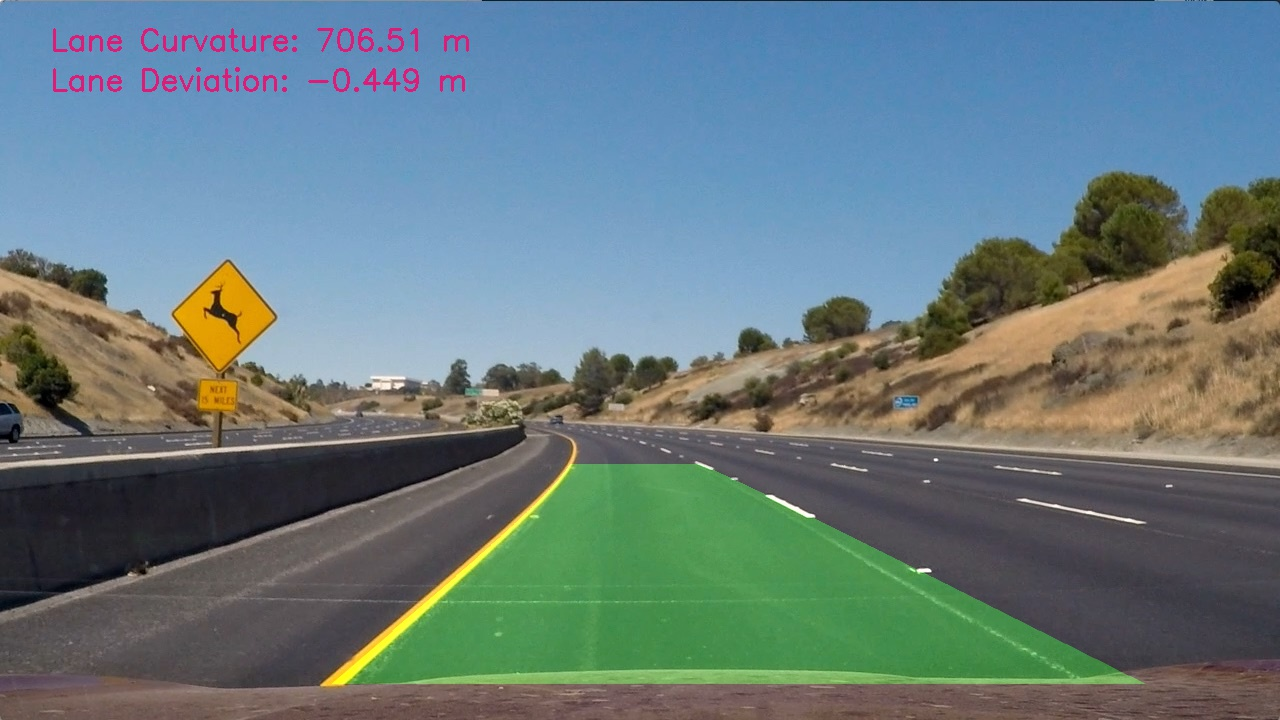
#> input picture output_images/test2.jpg, 1280 x 720 px, given as the content of the folder camera_cal, which was not available
$ python AdvancedLaneFinding.py   (older library calls are emulated)
#> lines starting #> are read from the running program, lines starting #| are printed output that depends on the picture; pictures that were not available may be replaced by others from this repository, and a replacement may not be noted

# coding: utf-8

# In[194]:


import pickle
import cv2
import numpy as np
import matplotlib.pyplot as plt
import matplotlib.image as mpimg
import glob
get_ipython().magic('matplotlib inline')

nx = 9 #The number of inside corners in x
ny = 6 #The number of inside corners in y

def get_corners(fname, nx, ny, criteria):
    '''
    us cv2 to find the corners of chess board pattern
    '''
    img = cv2.imread(fname)

    # Convert to grayscale
    gray = cv2.cvtColor(img, cv2.COLOR_BGR2GRAY)

    # Find the chessboard corners
    ret, corners = cv2.findChessboardCorners(gray, (nx, ny), None)

    if ret:
        corners = cv2.cornerSubPix(gray, corners, (11,11), (-1,-1), criteria)

    return ret, corners

# [11 lines left out: function display_corners, not called in this run]


def calib(image_path, nx, ny):
    '''
    take an image_path which is a mask to collect images
    nx is the number of expected corners along X axis
    ny is the number of expected corners along Y axis
    returns a camera mtx
    '''
#> called with image_path = 'camera_cal/*.jpg', nx = 9, ny = 6
    show_imgs = False

    criteria = (cv2.TERM_CRITERIA_EPS + cv2.TERM_CRITERIA_MAX_ITER, 30, 0.001)

    # Make a list of calibration images
    cal_files = glob.glob(image_path)

    img = cv2.imread(cal_files[0])
#> img is the input picture: shape (720, 1280, 3); mean B, G, R 125.1, 122.5, 103.4
    gray = cv2.cvtColor(img,cv2.COLOR_BGR2GRAY)
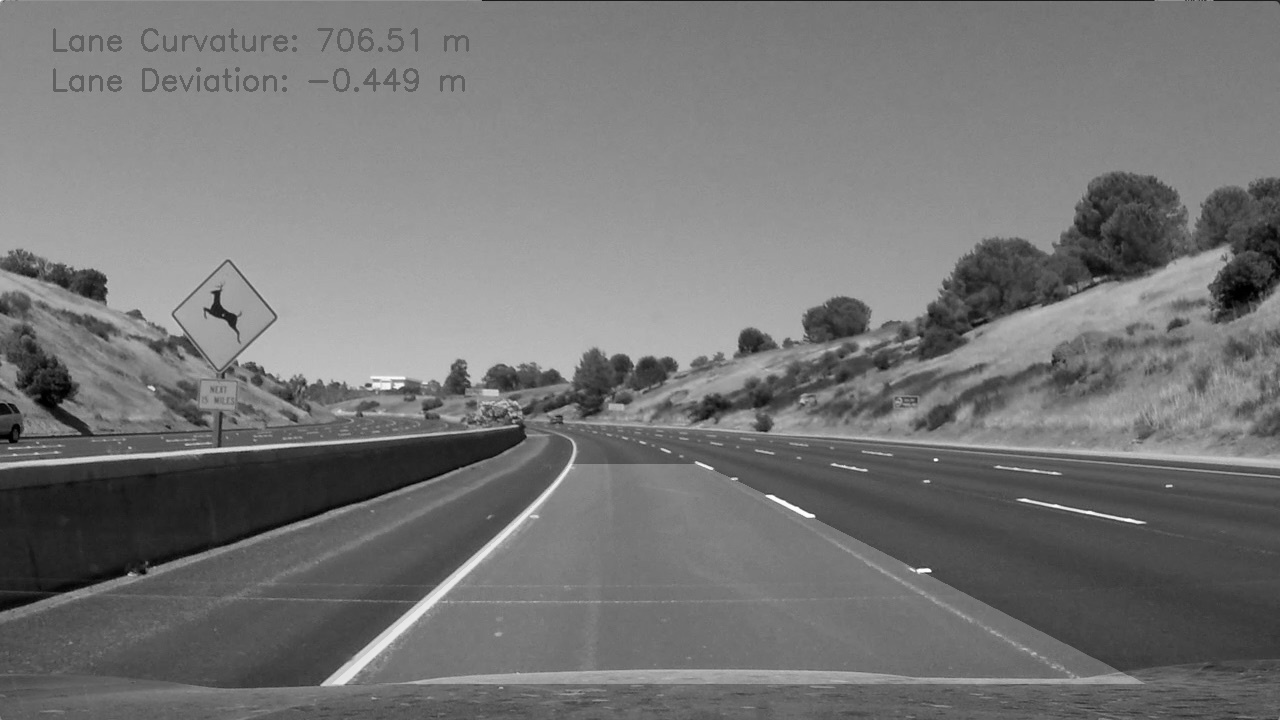
#> gray: shape (720, 1280); min 0, max 255, mean 117.1

    # prepare object points, like (0,0,0), (1,0,0), (2,0,0) ....,(6,5,0)
    objp = np.zeros((nx*ny, 3), np.float32)
    objp[:,:2] = np.mgrid[0:nx,0:ny].T.reshape(-1,2)

    imgpoints =[]
    objpoints = []

    if show_imgs:
        plt.rcdefaults()
        fig = plt.figure(figsize=(10,30))

    n = 0
    for fname in cal_files:
        ret, corners = get_corners(fname, nx, ny, criteria)
#> in get_corners, `ret, corners = cv2.findChessboardCorners(gray, (nx, ny), None)`: ret = False; corners = None
#> ret = False

        if show_imgs:
            plt.subplot(10,2, n+1)

        if ret:
            objpoints.append(objp)
            imgpoints.append(corners)
            if show_imgs:
                display_corners(fname, nx, ny, corners)
        else:
            if show_imgs:
                img = cv2.imread(fname)
                plt.title('failed:' + fname)
                plt.imshow(img)

        n += 1

    if show_imgs:
        plt.show()

    dim = gray.shape[::-1]
#> dim = (1280, 720)

#> (the run stopped early here; a loop or call above may not have finished)

$ run again, on output_images/test3.jpg
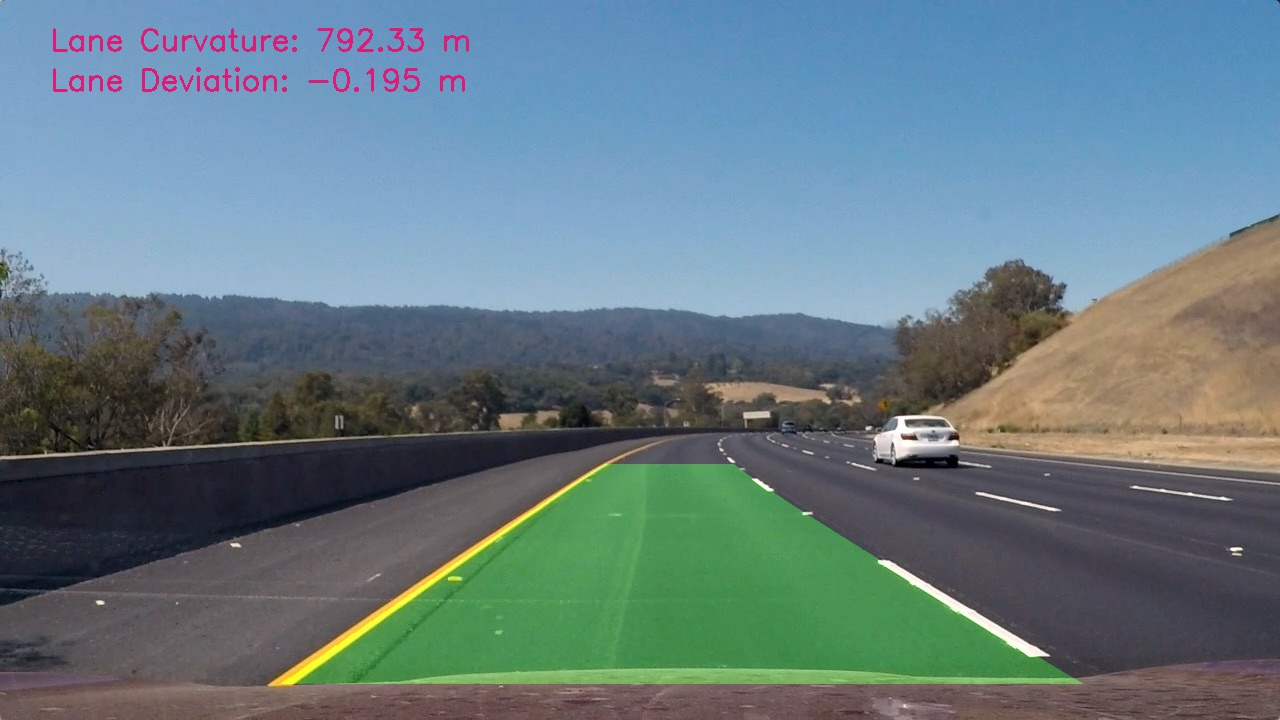
#> input picture output_images/test3.jpg, 1280 x 720 px, given as the content of the folder camera_cal, which was not available
#> in calib, img is the input picture: shape (720, 1280, 3); mean B, G, R 130.3, 123, 101.7
#> in calib, `gray = cv2.cvtColor(img,cv2.COLOR_BGR2GRAY)`:
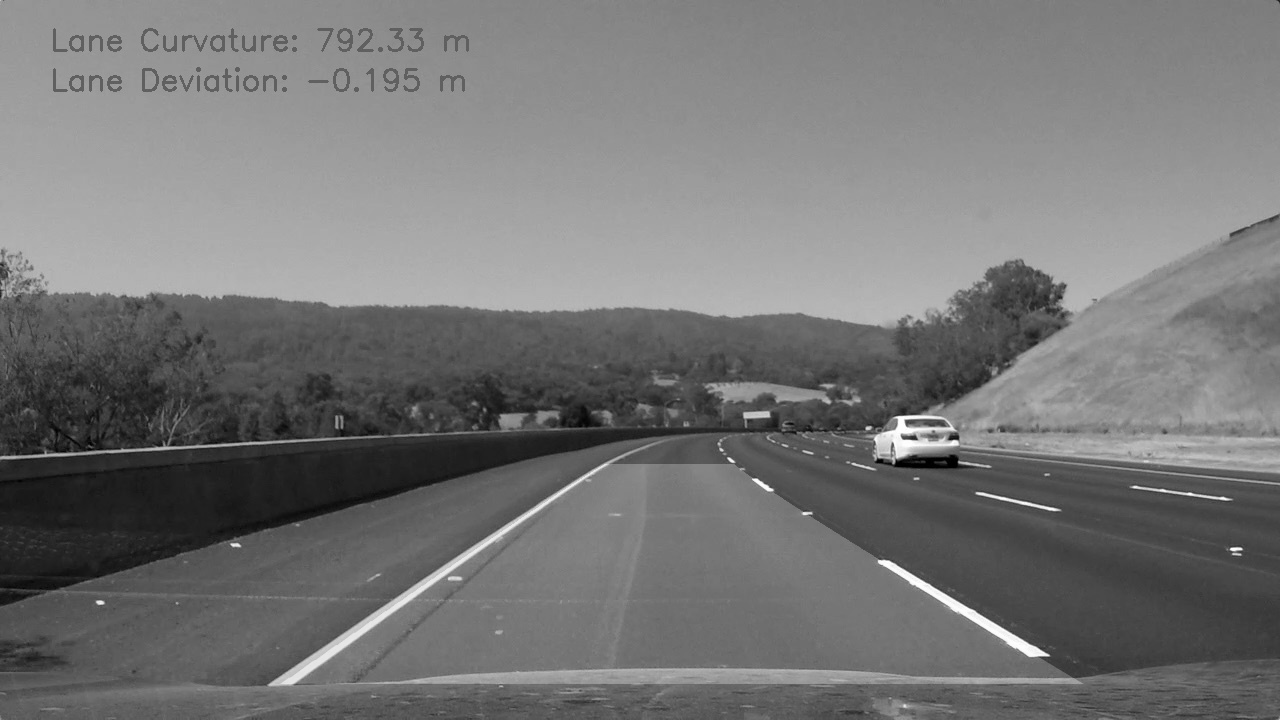
#> gray: shape (720, 1280); min 0, max 255, mean 117.5
#> in get_corners, `ret, corners = cv2.findChessboardCorners(gray, (nx, ny), None)`: ret = False; corners = None
#> in calib, `ret, corners = get_corners(fname, nx, ny, criteria)`: ret = False

$ run again, on output_images/test4.jpg
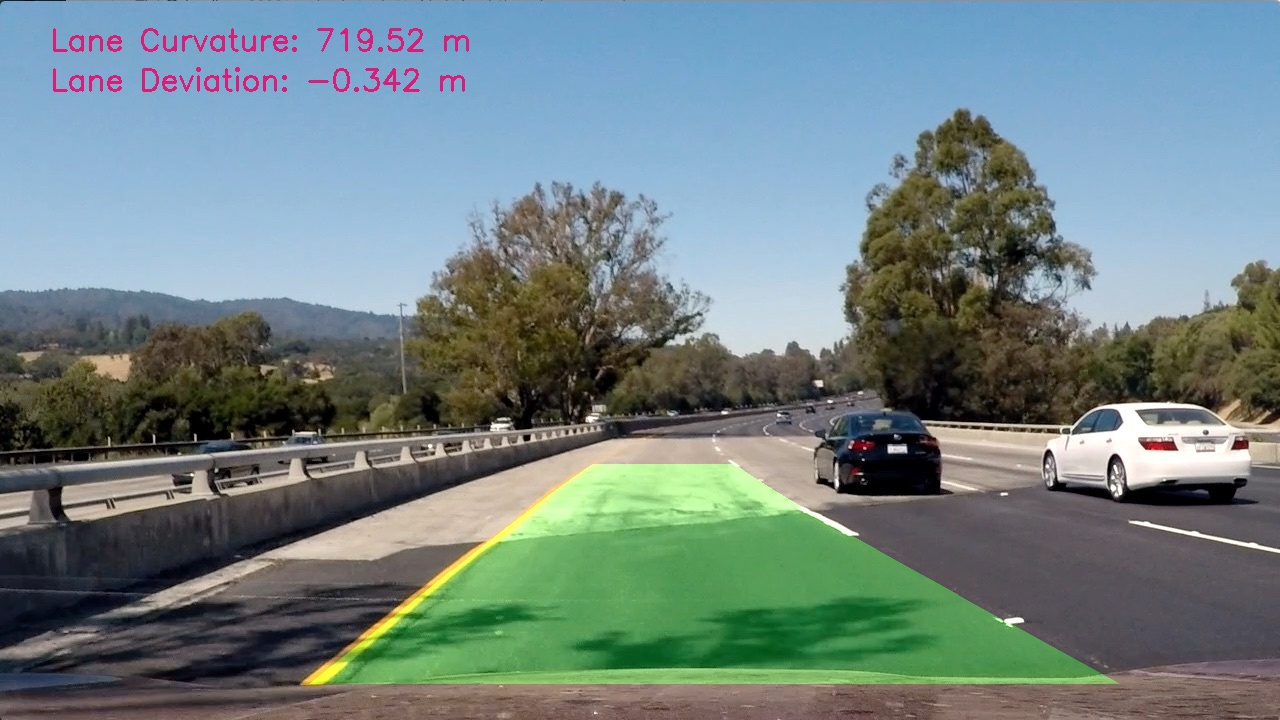
#> input picture output_images/test4.jpg, 1280 x 720 px, given as the content of the folder camera_cal, which was not available
#> in calib, img is the input picture: shape (720, 1280, 3); mean B, G, R 130.5, 130.5, 112.7
#> in calib, `gray = cv2.cvtColor(img,cv2.COLOR_BGR2GRAY)`:
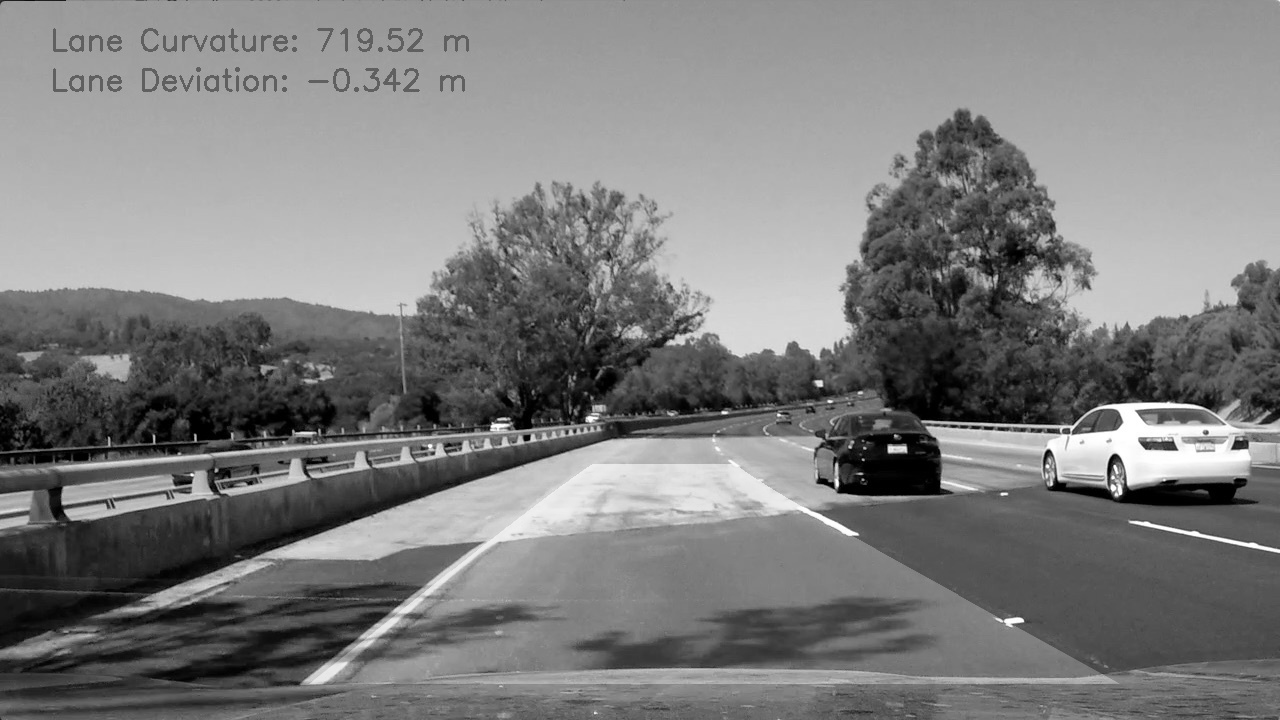
#> gray: shape (720, 1280); min 0, max 255, mean 125.1
#> in get_corners, `ret, corners = cv2.findChessboardCorners(gray, (nx, ny), None)`: ret = False; corners = None
#> in calib, `ret, corners = get_corners(fname, nx, ny, criteria)`: ret = False
